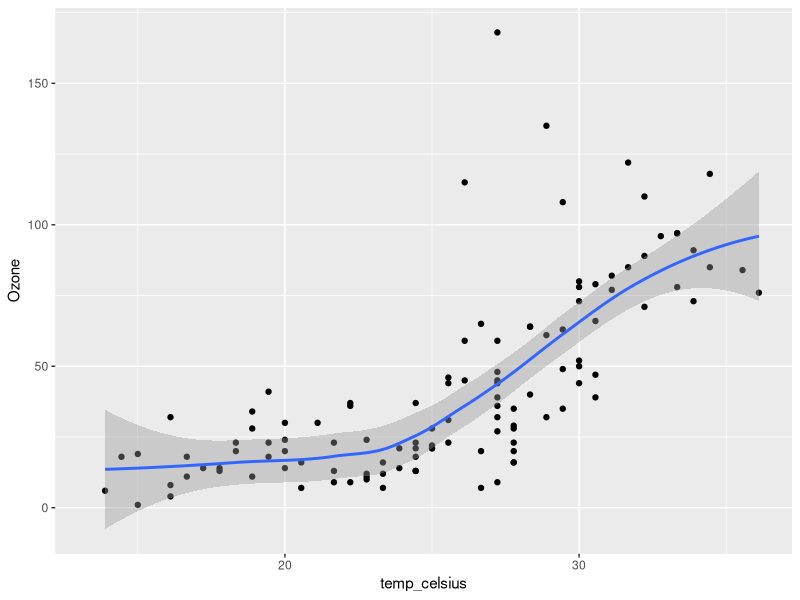

Recreate this plot in R.
## ---- chunk 1
#| echo: true
#| eval: true
#| warning: false
#| code-fold: true

library(tidyverse)
library(ggplot2)

airquality <- airquality %>% 
  mutate(
    wind_kmhr = Wind / 0.6213711922,
    temp_celsius = (Temp - 32)*5/9
  )

ggplot(airquality, aes(temp_celsius, Ozone)) +
  geom_point() + 
  geom_smooth(method = "loess")
## ---- chunk 2
#| echo: false
#| eval: true
#| warning: false
#| code-fold: true

library(tidyverse)
library(ggplot2)

airquality <- airquality %>% 
  mutate(
    wind_kmhr = Wind / 0.6213711922,
    temp_celsius = (Temp - 32)*5/9
  )

head(airquality)
